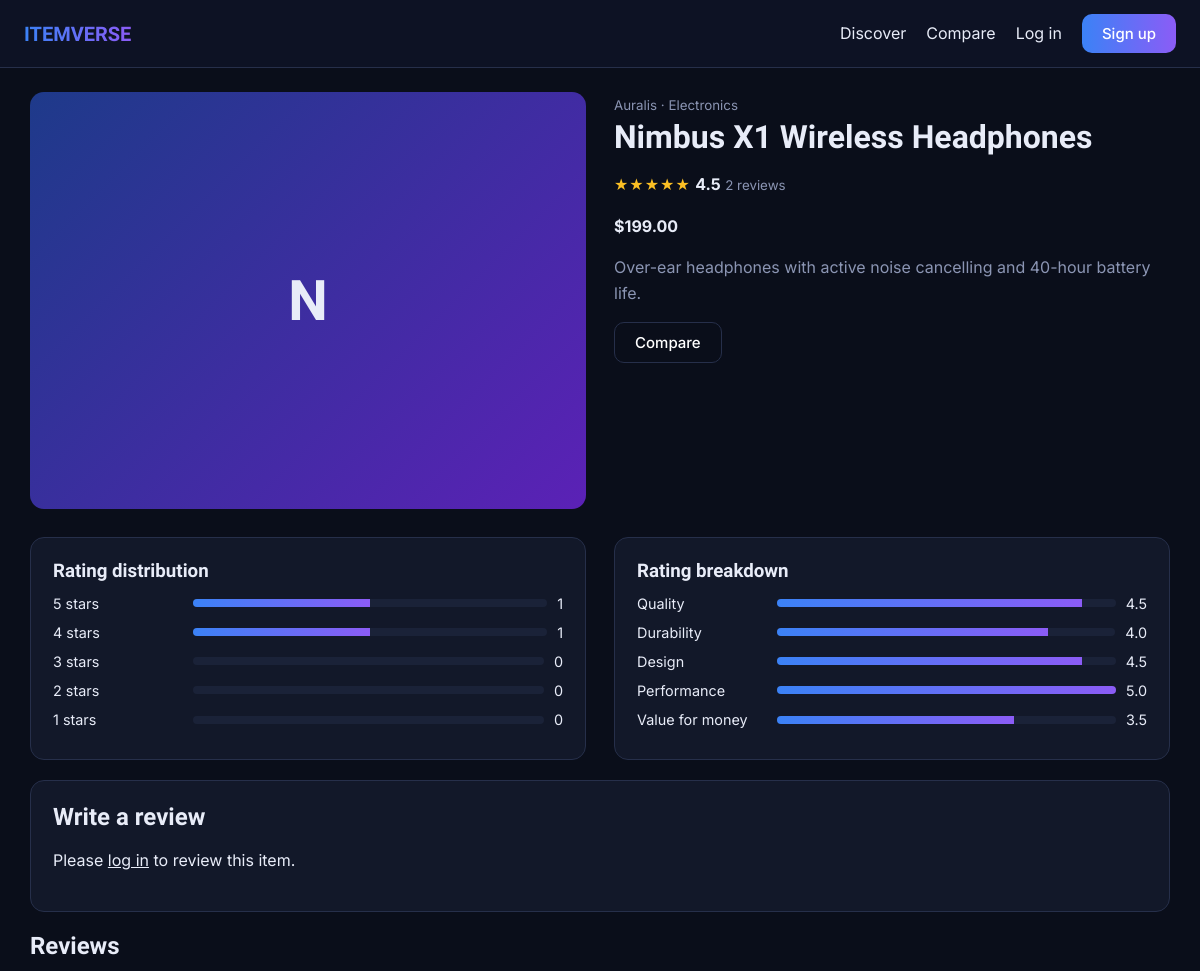
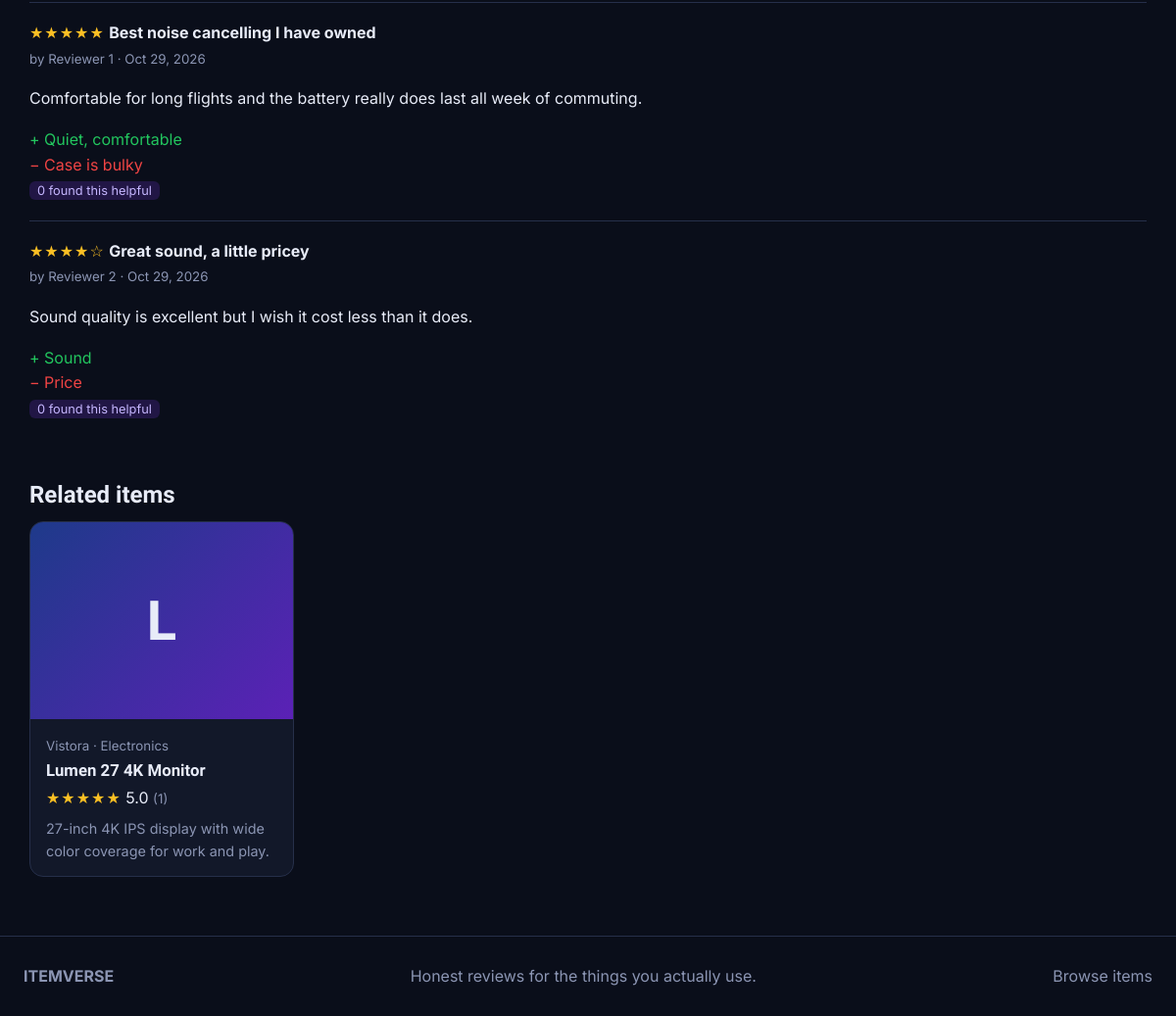
The app's page /pages/item.php?id=1 with its own data (2 pictures, top to bottom).
### tables this page shows
CREATE TABLE items(id INT AUTO_INCREMENT PRIMARY KEY,category_id INT NOT NULL,name VARCHAR(150) NOT NULL,brand VARCHAR(80) NOT NULL,description TEXT,price DECIMAL(10,2) NULL,image VARCHAR(255) NULL,featured TINYINT(1) NOT NULL DEFAULT 0,created_at TIMESTAMP DEFAULT CURRENT_TIMESTAMP,FOREIGN KEY(category_id) REFERENCES categories(id));

CREATE TABLE categories(id INT AUTO_INCREMENT PRIMARY KEY,name VARCHAR(80) NOT NULL UNIQUE);

CREATE TABLE reviews(id INT AUTO_INCREMENT PRIMARY KEY,item_id INT NOT NULL,user_id INT NOT NULL,rating TINYINT NOT NULL,quality TINYINT NOT NULL,durability TINYINT NOT NULL,design TINYINT NOT NULL,performance TINYINT NOT NULL,value_money TINYINT NOT NULL,title VARCHAR(150) NOT NULL,body TEXT NOT NULL,pros VARCHAR(300) NULL,cons VARCHAR(300) NULL,status ENUM('approved','pending','rejected') NOT NULL DEFAULT 'approved',created_at TIMESTAMP DEFAULT CURRENT_TIMESTAMP,UNIQUE KEY one_review(user_id,item_id),FOREIGN KEY(item_id) REFERENCES items(id) ON DELETE CASCADE,FOREIGN KEY(user_id) REFERENCES users(id) ON DELETE CASCADE);

CREATE TABLE users(id INT AUTO_INCREMENT PRIMARY KEY,name VARCHAR(80) NOT NULL,email VARCHAR(150) NOT NULL UNIQUE,password_hash VARCHAR(255) NOT NULL,role ENUM('user','admin') NOT NULL DEFAULT 'user',status ENUM('active','banned') NOT NULL DEFAULT 'active',bio TEXT NULL,created_at TIMESTAMP DEFAULT CURRENT_TIMESTAMP);

### pages/item.php (the view, shortened to what this page needs)
<?php
require __DIR__.'/../config/db.php';
$id=(int)($_GET['id']??0);
$s=$pdo->prepare(ITEMSQL.' WHERE i.id=? GROUP BY i.id');$s->execute([$id]);$it=$s->fetch();
$title=$it['name'];require __DIR__.'/../includes/header.php';
$revs=$pdo->prepare("SELECT r.*,u.name uname,(SELECT COUNT(*) FROM review_votes v WHERE v.review_id=r.id) helpful FROM reviews r JOIN users u ON u.id=r.user_id WHERE r.item_id=? AND r.status='approved' ORDER BY r.created_at DESC");$revs->execute([$id]);$revs=$revs->fetchAll();
$dist=array_fill(1,5,0);foreach($revs as $r)$dist[$r['rating']]++;
$mine=null;$saved=false;
$rel=items($pdo,'WHERE i.category_id=? AND i.id<>?',[$it['category_id'],$id],'ar DESC',3);
$parts=['Quality'=>'q','Durability'=>'d','Design'=>'g','Performance'=>'p','Value for money'=>'v'];
?>
<div class="two">
<div class="big"><?=$it['image']?'<img src="'.BASE.'/uploads/'.e($it['image']).'" alt="">':'<div class="ph">'.e(mb_substr($it['name'],0,1)).'</div>'?></div>
<div>
<small><?=e($it['brand'])?> · <?=e($it['cat'])?></small>
<h1><?=e($it['name'])?></h1>
<div class="rate"><span class="stars"><?=stars($it['ar'])?></span> <b><?=number_format($it['ar'],1)?></b> <small><?=$it['cnt']?> reviews</small></div>
<?php if($it['price']!==null):?><p><b>$<?=number_format($it['price'],2)?></b></p><?php endif;?>
<p class="mute"><?=nl2br(e($it['description']))?></p>
<a class="btn ghost" href="compare.php?ids[]=<?=$id?>">Compare</a>
</div></div>
<div class="two" style="margin-top:28px">
<div class="panel"><h3>Rating distribution</h3>
<?php for($k=5;$k>=1;$k--):$pc=count($revs)?$dist[$k]/count($revs)*100:0;?><div class="bar"><span><?=$k?> stars</span><i><b style="width:<?=$pc?>%"></b></i><span><?=$dist[$k]?></span></div><?php endfor;?></div>
<div class="panel"><h3>Rating breakdown</h3>
<?php foreach($parts as $l=>$k):?><div class="bar"><span><?=$l?></span><i><b style="width:<?=$it[$k]*20?>%"></b></i><span><?=number_format($it[$k],1)?></span></div><?php endforeach;?></div>
</div>
<div class="panel">
<h2><?=$mine?'Edit your review':'Write a review'?></h2>
<?php if(!$u):?><p>Please <a href="login.php"><u>log in</u></a> to review this item.</p><?php endif;?></div>
<h2>Reviews</h2>
<?php foreach($revs as $r):
$im=$pdo->prepare('SELECT filename FROM review_images WHERE review_id=?');$im->execute([$r['id']]);?>
<div class="review">
<div><span class="stars"><?=stars($r['rating'])?></span> <b><?=e($r['title'])?></b></div>
<small>by <?=e($r['uname'])?> · <?=date('M j, Y',strtotime($r['created_at']))?></small>
<p><?=nl2br(e($r['body']))?></p>
<?php if($r['pros']):?><div class="pro">+ <?=e($r['pros'])?></div><?php endif;?>
<?php if($r['cons']):?><div class="con">− <?=e($r['cons'])?></div><?php endif;?>
<?php if($u):?>
<form method="post" class="inline"><input type="hidden" name="t" value="<?=csrf()?>"><input type="hidden" name="rid" value="<?=$r['id']?>">
<button class="btn ghost" name="act" value="vote">Helpful (<?=$r['helpful']?>)</button>
<?php if($r['user_id']==$u['id']):?><button class="btn danger" name="act" value="del" onclick="return confirm('Delete your review?')">Delete</button><?php else:?><button class="btn ghost" name="act" value="report">Report</button><?php endif;?></form>
<?php else:?><small class="tag"><?=$r['helpful']?> found this helpful</small><?php endif;?>
</div>
<?php endforeach;?>
<?php if($rel):?><h2 class="sec">Related items</h2><div class="grid"><?php foreach($rel as $i)echo card($i);?></div><?php endif;?>
<?php require __DIR__.'/../includes/footer.php';?>

### config/db.php (shortened to what this page needs)
<?php
function e($s){return htmlspecialchars((string)$s,ENT_QUOTES,'UTF-8');}
function user(){return $_SESSION['user']??null;}
function items($pdo,$where='',$args=[],$order='i.id DESC',$limit=4){$s=$pdo->prepare(ITEMSQL." $where GROUP BY i.id ORDER BY $order LIMIT ".(int)$limit);$s->execute($args);return $s->fetchAll();}
function stars($n){$f=(int)round($n);return str_repeat('★',$f).str_repeat('☆',5-$f);}
function card($i){$img=$i['image']?'<img src="'.BASE.'/uploads/'.e($i['image']).'" alt="">':'<div class="ph">'.e(mb_substr($i['name'],0,1)).'</div>';return '<a class="card" href="'.BASE.'/pages/item.php?id='.$i['id'].'"><div class="thumb">'.$img.'</div><div class="body"><small>'.e($i['brand']).' · '.e($i['cat']).'</small><h3>'.e($i['name']).'</h3><div class="rate"><span class="stars">'.stars($i['ar']).'</span> '.number_format($i['ar'],1).' <small>('.$i['cnt'].')</small></div><p>'.e(mb_strimwidth($i['description'],0,90,'…')).'</p></div></a>';}

### assets/css/style.css (style rules this page uses)
:root { --bg:#0a0e1a;--panel:#121829;--panel2:#1a2238;--line:#262f4a;--text:#e8ecf8;--mute:#8b95b3;--blue:#3b82f6;--violet:#8b5cf6;--ok:#22c55e;--bad:#ef4444 }
* { box-sizing:border-box }
html { scroll-behavior:smooth }
body { margin:0;background:var(--bg);color:var(--text);font:16px/1.6 Inter,system-ui,sans-serif }
h1,h2,h3,.logo { font-family:Sora,Inter,sans-serif;line-height:1.2;margin:0 0 .5em }
a { color:inherit;text-decoration:none }
.btn,button.btn { background:linear-gradient(90deg,var(--blue),var(--violet));color:#fff;border:0;padding:10px 20px;border-radius:10px;font:500 15px Inter,sans-serif;cursor:pointer;display:inline-block;transition:transform .15s,box-shadow .15s }
.btn.ghost { background:transparent;border:1px solid var(--line) }
h2.sec { margin-top:44px }
.grid { display:grid;grid-template-columns:repeat(auto-fill,minmax(250px,1fr));gap:20px }
.card { background:var(--panel);border:1px solid var(--line);border-radius:14px;overflow:hidden;display:block;transition:transform .2s,border-color .2s }
.thumb { aspect-ratio:4/3;background:var(--panel2) }
.ph { height:100%;display:grid;place-items:center;font:700 3.5rem Sora,sans-serif;background:linear-gradient(135deg,#1e3a8a,#5b21b6) }
.body { padding:14px 16px }
.body h3 { font-size:1.05rem;margin:2px 0 6px }
.body p { color:var(--mute);font-size:.9rem;margin:6px 0 0 }
small,.mute { color:var(--mute) }
.stars { color:#fbbf24;letter-spacing:1px }
.panel { background:var(--panel);border:1px solid var(--line);border-radius:14px;padding:22px;margin-bottom:20px }
.two { display:grid;grid-template-columns:1fr 1fr;gap:28px }
.big { aspect-ratio:4/3;border-radius:14px;overflow:hidden;background:var(--panel2) }
.bar { display:flex;align-items:center;gap:10px;margin:6px 0;font-size:.9rem }
.bar i { flex:1;height:8px;background:var(--panel2);border-radius:4px;overflow:hidden }
.bar i b { display:block;height:100%;background:linear-gradient(90deg,var(--blue),var(--violet)) }
.bar span:first-child { min-width:130px }
.review { border-top:1px solid var(--line);padding:18px 0 }
.pro { color:var(--ok) }
.con { color:var(--bad) }
.tag { background:#7c3aed33;color:#c4b5fd;border-radius:6px;padding:2px 8px;font-size:.8rem }

### records on screen
items: name "N", brand "Auralis", category.name "Electronics", name "Nimbus X1 Wireless Headphones", price "199.00", description "Over-ear headphones with active noise cancelling and 40-hour battery life."
reviews: rating "★★★★★", title "Best noise cancelling I have owned", user.name "Reviewer 1", created_at "Oct 29, 2026", body "Comfortable for long flights and the battery really does last all week of commuting.", pros "Quiet, comfortable", cons "Case is bulky", helpful "0"
reviews: rating "★★★★☆", title "Great sound, a little pricey", user.name "Reviewer 2", created_at "Oct 29, 2026", body "Sound quality is excellent but I wish it cost less than it does.", pros "Sound", cons "Price", helpful "0"
items: name "L", brand "Vistora", category.name "Electronics", name "Lumen 27 4K Monitor", ar "★★★★★", ar "5.0", cnt "1", description "27-inch 4K IPS display with wide color coverage for work and play."

### other values on screen
stars($it['ar']) "★★★★★"
$it['ar'] "4.5"
$it['cnt'] "2"
$dist[$k] "1"
$dist[$k] "0"
$l "Quality"
$it[$k] "4.5"
$l "Durability"
$it[$k] "4.0"
$l "Design"
$l "Performance"
$it[$k] "5.0"
$l "Value for money"
$it[$k] "3.5"
